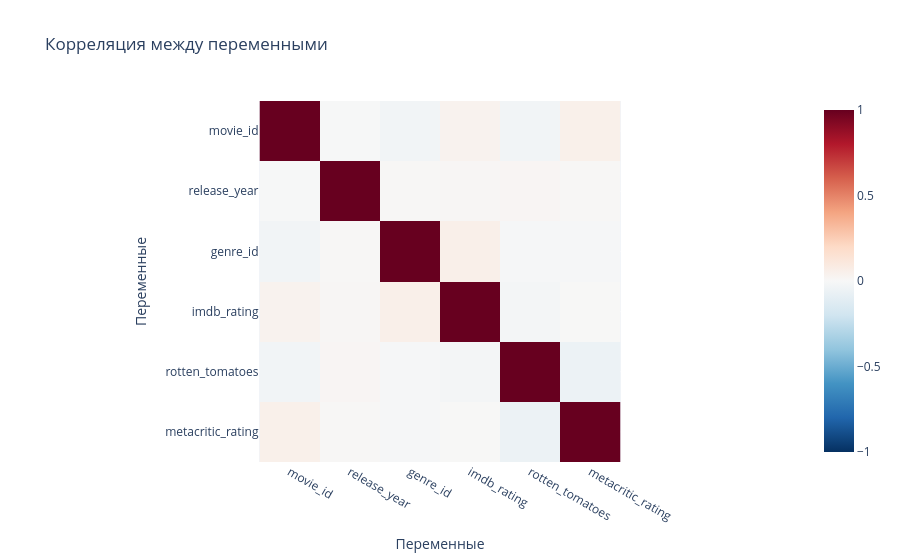

The code cell stored with this chart in its notebook:
### Code cell
numeric_columns = movies.select_dtypes(include=['number']).columns

# Вычисляем корреляционную матрицу для числовых столбцов
corr_matrix = movies[numeric_columns].corr()

# Строим тепловую карту
fig = px.imshow(
    corr_matrix,
    title='Корреляция между переменными',
    labels={'x': 'Переменные', 'y': 'Переменные'},
    color_continuous_scale='RdBu_r',
    zmin=-1, zmax=1
)

fig.show()

### Figure 1 — Plotly figure (JSON) as saved in the notebook; plotly's stock layout.template omitted (floating-point values rounded to 4 significant figures)
{"data": [{"coloraxis": "coloraxis", "hovertemplate": "Переменные: %{x}<br>Переменные: %{y}<br>color: %{z}<extra></extra>", "name": "0", "type": "heatmap", "x": ["movie_id", "release_year", "genre_id", "imdb_rating", "rotten_tomatoes", "metacritic_rating"], "xaxis": "x", "y": ["movie_id", "release_year", "genre_id", "imdb_rating", "rotten_tomatoes", "metacritic_rating"], "yaxis": "y", "z": [[1, -0.005008, -0.03048, 0.03554, -0.02915, 0.05217], [-0.005008, 1, 0.009457, 0.01242, 0.01808, 0.009537], [-0.03048, 0.009457, 1, 0.06006, -0.009493, -0.01306], [0.03554, 0.01242, 0.06006, 1, -0.02056, 0.003105], [-0.02915, 0.01808, -0.009493, -0.02056, 1, -0.05612], [0.05217, 0.009537, -0.01306, 0.003105, -0.05612, 1]]}], "layout": {"coloraxis": {"cmax": 1, "cmin": -1, "colorscale": [[0, "rgb(5,48,97)"], [0.1, "rgb(33,102,172)"], [0.2, "rgb(67,147,195)"], [0.3, "rgb(146,197,222)"], [0.4, "rgb(209,229,240)"], [0.5, "rgb(247,247,247)"], [0.6, "rgb(253,219,199)"], [0.7, "rgb(244,165,130)"], [0.8, "rgb(214,96,77)"], [0.9, "rgb(178,24,43)"], [1, "rgb(103,0,31)"]]}, "title": {"text": "Корреляция между переменными"}, "xaxis": {"anchor": "y", "constrain": "domain", "domain": [0, 1], "scaleanchor": "y", "title": {"text": "Переменные"}}, "yaxis": {"anchor": "x", "autorange": "reversed", "constrain": "domain", "domain": [0, 1], "title": {"text": "Переменные"}}}}
